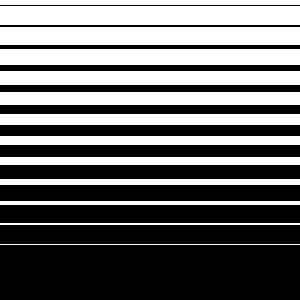
Frame 1 (no input)
Frame 60 (the mouse pressed at the canvas centre just before this capture): identical to frame 1, image omitted
Frame 120 (the mouse held since frame 60 and released just before this capture): identical to frame 1, image omitted

The Processing sketch that drew this single still picture (run headless with seeded random() and noise(); from frame 60 on, the mouse is pressed at the canvas centre):

// Processing sketch: processing_61121
// ── processing_61121.pde

void setup() {
  size(300,300);
  smooth();
}

void draw() {
  background (255);
  fill(0);
  for(int i=0; i < 20; i = i + 1) {
     rect (0, i*20 +5,width, i*1.7);
  }
}
